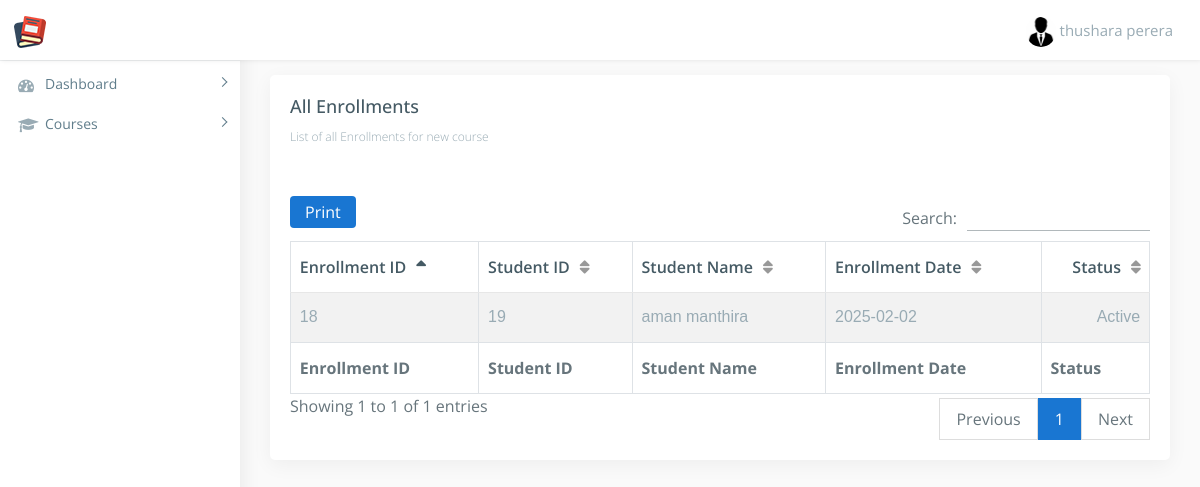
/lecturer/enrollments.php?course_id=15 (signed in), run on the app's committed database.
### tables this page shows
CREATE TABLE IF NOT EXISTS `lecturers` (
  `lecturer_id` int(11) NOT NULL AUTO_INCREMENT,
  `first_name` varchar(50) NOT NULL,
  `last_name` varchar(50) NOT NULL,
  `created_date` datetime NOT NULL DEFAULT CURRENT_TIMESTAMP,
  `is_active` tinyint(1) NOT NULL DEFAULT '1',
  `address` varchar(255) DEFAULT NULL,
  `email` varchar(100) NOT NULL,
  `password` varchar(255) NOT NULL,
  `phone_number` varchar(10) NOT NULL,
  `department` varchar(100) NOT NULL,
  PRIMARY KEY (`lecturer_id`),
  UNIQUE KEY `email` (`email`),
  KEY `fk_lecturers_department` (`department`)
);

CREATE TABLE IF NOT EXISTS `course_enrollments` (
  `enrollment_id` int(11) NOT NULL AUTO_INCREMENT,
  `student_id` int(11) DEFAULT NULL,
  `course_id` int(11) DEFAULT NULL,
  `enrollment_date` date DEFAULT NULL,
  `is_active` tinyint(1) DEFAULT '1',
  PRIMARY KEY (`enrollment_id`),
  KEY `fk_course_enrollments_course` (`course_id`),
  KEY `student_id` (`student_id`) USING BTREE
);

CREATE TABLE IF NOT EXISTS `courses` (
  `course_id` int(11) NOT NULL AUTO_INCREMENT,
  `course_name` varchar(255) NOT NULL,
  `course_description` text,
  `department_id` int(11) DEFAULT NULL,
  `start_date` date DEFAULT NULL,
  `end_date` date DEFAULT NULL,
  `is_active` tinyint(1) DEFAULT '1',
  `course_image` varchar(255) DEFAULT NULL,
  `course_image_square` varchar(255) DEFAULT NULL,
  `created_at` timestamp NULL DEFAULT CURRENT_TIMESTAMP,
  `updated_at` timestamp NULL DEFAULT CURRENT_TIMESTAMP ON UPDATE CURRENT_TIMESTAMP,
  `course_fee` decimal(10,2) DEFAULT NULL,
  PRIMARY KEY (`course_id`),
  KEY `fk_courses_department` (`department_id`)
);

CREATE TABLE IF NOT EXISTS `students` (
  `id` int(11) NOT NULL AUTO_INCREMENT,
  `username` varchar(255) NOT NULL,
  `email` varchar(255) NOT NULL,
  `password` varchar(255) NOT NULL,
  `full_name` varchar(255) NOT NULL,
  `created_at` timestamp NULL DEFAULT CURRENT_TIMESTAMP,
  `update_date` timestamp NULL DEFAULT CURRENT_TIMESTAMP ON UPDATE CURRENT_TIMESTAMP,
  `is_active` tinyint(1) DEFAULT '0',
  `address` varchar(255) DEFAULT NULL,
  `gender` varchar(10) DEFAULT NULL,
  `mobile_number` varchar(10) DEFAULT NULL,
  PRIMARY KEY (`id`)
);

### lecturer/enrollments.php (the view, shortened to what this page needs)
<!DOCTYPE html>
<html lang="en">
<?php
include("../connection/connect.php");
$enrollments = [];
if(isset($_GET['course_id']) && !empty($_GET['course_id'])) {
    $courseID = $_GET['course_id'];
    $enrollmentQuery = "SELECT ce.*, s.full_name AS student_name, c.course_name FROM course_enrollments ce
                        JOIN students s ON ce.student_id = s.id
                        JOIN courses c ON ce.course_id = c.course_id
                        WHERE ce.course_id = '$courseID'";
    $enrollmentResult = mysqli_query($db, $enrollmentQuery);
    if ($enrollmentResult) {
        while ($enrollmentRow = mysqli_fetch_assoc($enrollmentResult)) {
            $enrollments[] = $enrollmentRow;
        }
    } else {
        echo "Error: " . mysqli_error($db);
    }
} else {
    header("Location: my_courses.php");
    exit();
}
?>
<head>
    <link href="css/lib/bootstrap/bootstrap.min.css" rel="stylesheet">
    <link href="css/helper.css" rel="stylesheet">
    <link href="css/style.css" rel="stylesheet">
</head>
<body class="fix-header fix-sidebar">
    <div id="main-wrapper">
        <?php
        require('header.php');
        ?>
       <?php
        require('left_sidebar.php');
        ?>
    <div class="page-wrapper">
        <div class="container-fluid">
            <div class="row">
                <div class="col-12">
                    <div class="card">
                        <div class="card-body">
                            <h4 class="card-title">All Enrollments</h4>
                            <h6 class="card-subtitle">List of all Enrollments for <?php echo isset($enrollments[0]['course_name']) ? $enrollments[0]['course_name'] : 'Unknown Course'; ?></h6>
                            <div class="table-responsive m-t-40">
                            <table id="example23" class="display nowrap table table-hover table-striped table-bordered" cellspacing="0" width="100%">
                                        <thead>
                                            <tr>
                                                <th>Enrollment ID</th>
                                                <th>Student ID</th>
                                                <th>Student Name</th>
                                                <th>Enrollment Date</th>
                                                <th>Status</th>
                                            </tr>
                                        </thead>
                                        <tbody>
                                        <?php
                                        foreach ($enrollments as $enrollmentRow) {
                                            $isActive = ($enrollmentRow['is_active'] == 1) ? 'Active' : 'Inactive';
                                            echo '<tr>
                                                    <td>' . $enrollmentRow['enrollment_id'] . '</td>
                                                    <td>' . $enrollmentRow['student_id'] . '</td>
                                                    <td>' . $enrollmentRow['student_name'] . '</td>
                                                    <td>' . $enrollmentRow['enrollment_date'] . '</td>
                                                    <td>' . $isActive . '</td>
                                                    </tr>';
                                        }
                                        ?>
                                        </tbody>
                                        <tfoot>
                                            <tr>
                                                <th>Enrollment ID</th>
                                                <th>Student ID</th>
                                                <th>Student Name</th>
                                                <th>Enrollment Date</th>
                                                <th>Status</th>
                                            </tr>
                                        </tfoot>
                                    </table>
                            </div>
                        </div>
                    </div>
                </div>
            </div>
</div>
        </div>
    </div>
</body>
</html>

### lecturer/header.php (shortened to what this page needs)
<?php
if(isset($_SESSION["apex_lecturer_id"])) {
    $lecturer_id = $_SESSION["apex_lecturer_id"];
    $query = "SELECT first_name, last_name FROM lecturers WHERE lecturer_id = $lecturer_id";
    $result = mysqli_query($db, $query);
    if($result) {
        $row = mysqli_fetch_assoc($result);
        $lecturer_name = $row['first_name'] . ' ' . $row['last_name'];
    } else {
        $lecturer_name = "Error fetching lecturer's name";
    }
} else {
    $lecturer_name = "Lecturer not logged in";
}
?>
<div class="header">
    <nav class="navbar top-navbar navbar-expand-md navbar-light">
        <div class="navbar-header">
            <a class="navbar-brand" href="dashboard.php">
                <b><img src="images/favicon.png" alt="homepage" class="dark-logo" /></b>
            </a>
        </div>
        <div class="navbar-collapse">
            <ul class="navbar-nav mr-auto mt-md-0">
                <li class="nav-item m-l-10"> <a class="nav-link sidebartoggler hidden-sm-down text-muted  " href="javascript:void(0)"><i class="ti-menu"></i></a> </li>
            </ul>
            <ul class="navbar-nav my-lg-0">
                <li class="nav-item dropdown">
                <a class="nav-link dropdown-toggle text-muted  " href="#" data-toggle="dropdown" aria-haspopup="true" aria-expanded="false">
                        <img src="images/users/5.jpg" alt="user" class="profile-pic" />
                        <?php echo $lecturer_name;  ?>
                    </a>
                </li>
            </ul>
        </div>
    </nav>
</div>

### lecturer/left_sidebar.php (shortened to what this page needs)
<div class="left-sidebar">
    <div class="scroll-sidebar">
        <nav class="sidebar-nav">
            <ul id="sidebarnav">
                <li class="nav-devider"></li>
                <li> <a class="has-arrow  " href="#" aria-expanded="false"><i class="fa fa-tachometer"></i><span class="hide-menu">Dashboard</span></a>
                </li>
                <li> <a class="has-arrow  " href="#" aria-expanded="false"><i class="fa fa-graduation-cap"></i><span class="hide-menu">Courses</span></a>
                </li>
            </ul>
        </nav>
    </div>
</div>

### lecturer/css/helper.css (style rules this page uses)
.m-t-40 { margin-top: 40px!important; }
.m-l-10 { margin-left: 10px!important; }

### data on the page
lecturers: lecturer_name "thushara perera"
course_enrollments: course.course_name "new course", enrollment_id "18", student "19", student.full_name "aman manthira", enrollment_date "2025-02-02", is_active "Active"
